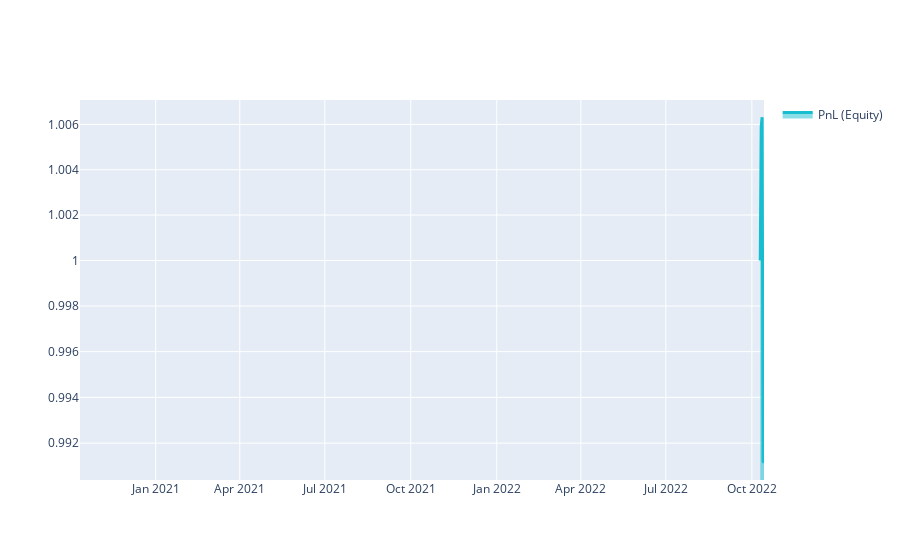

Source (notebook cell):
### Markdown cell above
# Q18 Quick Start

This template shows you the basic steps for taking part to the **Q18 NASDAQ-100 Stock Long-Short contest**.

### Code cell
import xarray as xr

import qnt.ta as qnta
import qnt.data as qndata
import qnt.output as qnout
import qnt.stats as qns

data = qndata.stocks.load_ndx_data(min_date="2020-10-10")

close     = data.sel(field="close")
is_liquid = data.sel(field="is_liquid")
sma_slow  = qnta.sma(close, 300)
sma_fast  = qnta.sma(close, 10)
weights   = xr.where(sma_slow < sma_fast, 1, -1)
weights   = weights * is_liquid

weights = qnout.clean(weights, data, "stocks_nasdaq100")

# calc stats
stats = qns.calc_stat(data, weights.sel(time=slice("2022-10-10", None)))
display(stats.to_pandas().tail())

# graph
performance = stats.to_pandas()["equity"]
import qnt.graph as qngraph

qngraph.make_plot_filled(performance.index, performance, name="PnL (Equity)", type="log")

### Figure 1 — Plotly figure (JSON) as saved in the notebook; plotly's stock layout.template omitted (floating-point values rounded to 4 significant figures; data arrays with more than 128 entries replaced by an {"elided": "..."} marker saying what was removed)
{"data": [{"fill": "tonexty", "line": {"color": "#17BECF", "width": 3}, "name": "PnL (Equity)", "type": "scatter", "x": {"elided": "507 str values"}, "y": {"elided": "507 float values"}}], "layout": {"showlegend": true, "yaxis": {"range": [-0.004192, 0.003065], "type": "log"}}}
